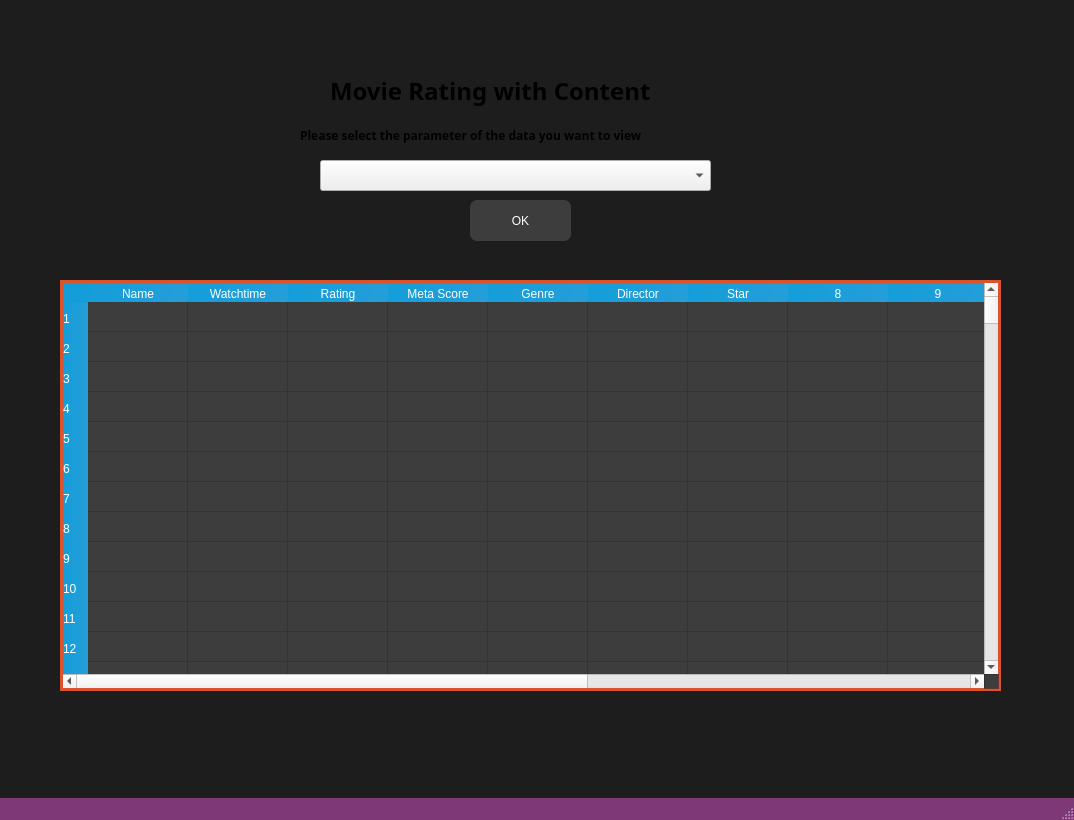
<?xml version="1.0" encoding="UTF-8"?>
<ui version="4.0">
 <class>MainWindow</class>
 <widget class="QMainWindow" name="MainWindow">
  <property name="geometry">
   <rect>
    <x>0</x>
    <y>0</y>
    <width>1074</width>
    <height>820</height>
   </rect>
  </property>
  <property name="windowTitle">
   <string>MainWindow</string>
  </property>
  <property name="styleSheet">
   <string notr="true">QMainWindow{
background-color:#1d1d1d;
}

QMenuBar{
background-color:#1d1d1d;
padding:5px;
	font: 12pt &quot;MS Shell Dlg 2&quot;;
}

QMenuBar::item{
background-color:#1d1d1d;
color:#fff;
padding:5px;

}

QMenu{
color:#fff;
padding:0;
}

QMenu::item:selected{
color:#fff;
background-color:#00aba9;
}

QTableWidget{
background-color:#3d3d3d;
color:#fff;
  selection-background-color: #da532c;
border:solid;
border-width:3px;
border-color:#da532c;
}
QHeaderView::section{
background-color:qlineargradient(spread:pad, x1:0, y1:0, x2:1, y2:0, stop:0 rgba(20, 158, 217, 255), stop:1 rgba(36, 158, 217, 255));
border:none;
border-top-style:solid;
border-width:1px;
border-top-color:qlineargradient(spread:pad, x1:0, y1:0, x2:1, y2:0, stop:0 rgba(20, 158, 217, 255), stop:1 rgba(36, 158, 217, 255));
color:#fff;

}
QHeaderView{
background-color:qlineargradient(spread:pad, x1:0, y1:0, x2:1, y2:0, stop:0 rgba(20, 158, 217, 255), stop:1 rgba(36, 158, 217, 255));

border:none;
border-top-style:solid;
border-width:1px;
border-top-color:#149ED9;
color:#fff;
	font: 75 12pt &quot;Calibri&quot;;
}

QTableCornerButton::section{
border:none;
background-color:#149ED9;
}

QListWidget{
background-color:#3d3d3d;
color:#fff;
}

QMenu{
background-color:#3d3d3d;
}
QStatusBar{
background-color:#7e3878;
color:#fff;
}

QPushButton{
border-style:solid;

background-color:#3d3d3d;
color:#fff;
border-radius:7px;
}
QPushButton:hover{
color:#ccc;
	background-color: qlineargradient(spread:pad, x1:0.517, y1:0, x2:0.517, y2:1, stop:0 rgba(45, 45, 45, 255), stop:0.505682 rgba(45, 45, 45, 255), stop:1 rgba(29, 29, 29, 255));
	border-color:#2d89ef;
border-width:2px;
}

QPushButton:pressed{
background-color: qlineargradient(spread:pad, x1:0.517, y1:0, x2:0.517, y2:1, stop:0 rgba(29, 29, 29, 255), stop:0.505682 rgba(45, 45, 45, 255), stop:1 rgba(29, 29, 29, 255));
}


QTabWidget::tab{
background-color:#3d3d3d;
}

QLineEdit{
border-radius:0;
}

QProgressBar{
border-radius:0;
text-align:center;
color:#fff;
background-color:transparent;
border: 2px solid #e3a21a;
border-radius:7px;
	font: 75 12pt &quot;Open Sans&quot;;

}

QProgressBar::chunk{
background-color:#2d89ef;
width:20px;
}</string>
  </property>
  <widget class="QWidget" name="centralwidget">
   <widget class="QLabel" name="label">
    <property name="geometry">
     <rect>
      <x>330</x>
      <y>60</y>
      <width>421</width>
      <height>41</height>
     </rect>
    </property>
    <property name="font">
     <font>
      <family>Yu Gothic UI Semibold</family>
      <pointsize>18</pointsize>
      <weight>75</weight>
      <bold>true</bold>
     </font>
    </property>
    <property name="text">
     <string>Movie Rating with Content</string>
    </property>
   </widget>
   <widget class="QLabel" name="label_2">
    <property name="geometry">
     <rect>
      <x>300</x>
      <y>110</y>
      <width>511</width>
      <height>31</height>
     </rect>
    </property>
    <property name="font">
     <font>
      <family>Yu Gothic</family>
      <pointsize>9</pointsize>
      <weight>75</weight>
      <italic>false</italic>
      <bold>true</bold>
     </font>
    </property>
    <property name="text">
     <string>Please select the parameter of the data you want to view</string>
    </property>
   </widget>
   <widget class="QComboBox" name="comboBox">
    <property name="geometry">
     <rect>
      <x>320</x>
      <y>150</y>
      <width>391</width>
      <height>31</height>
     </rect>
    </property>
   </widget>
   <widget class="QPushButton" name="pushButton">
    <property name="geometry">
     <rect>
      <x>470</x>
      <y>190</y>
      <width>101</width>
      <height>41</height>
     </rect>
    </property>
    <property name="text">
     <string>OK</string>
    </property>
   </widget>
   <widget class="QTableWidget" name="tableWidget">
    <property name="geometry">
     <rect>
      <x>60</x>
      <y>270</y>
      <width>941</width>
      <height>411</height>
     </rect>
    </property>
    <property name="rowCount">
     <number>250</number>
    </property>
    <property name="columnCount">
     <number>14</number>
    </property>
    <row/>
    <row/>
    <row/>
    <row/>
    <row/>
    <row/>
    <row/>
    <row/>
    <row/>
    <row/>
    <row/>
    <row/>
    <row/>
    <row/>
    <row/>
    <row/>
    <row/>
    <row/>
    <row/>
    <row/>
    <row/>
    <row/>
    <row/>
    <row/>
    <row/>
    <row/>
    <row/>
    <row/>
    <row/>
    <row/>
    <row/>
    <row/>
    <row/>
    <row/>
    <row/>
    <row/>
    <row/>
    <row/>
    <row/>
    <row/>
    <row/>
    <row/>
    <row/>
    <row/>
    <row/>
    <row/>
    <row/>
    <row/>
    <row/>
    <row/>
    <row/>
    <row/>
    <row/>
    <row/>
    <row/>
    <row/>
    <row/>
    <row/>
    <row/>
    <row/>
    <row/>
    <row/>
    <row/>
    <row/>
    <row/>
    <row/>
    <row/>
    <row/>
    <row/>
    <row/>
    <row/>
    <row/>
    <row/>
    <row/>
    <row/>
    <row/>
    <row/>
    <row/>
    <row/>
    <row/>
    <row/>
    <row/>
    <row/>
    <row/>
    <row/>
    <row/>
    <row/>
    <row/>
    <row/>
    <row/>
    <row/>
    <row/>
    <row/>
    <row/>
    <row/>
    <row/>
    <row/>
    <row/>
    <row/>
    <row/>
    <row/>
    <row/>
    <row/>
    <row/>
    <row/>
    <row/>
    <row/>
    <row/>
    <row/>
    <row/>
    <row/>
    <row/>
    <row/>
    <row/>
    <row/>
    <row/>
    <row/>
    <row/>
    <row/>
    <row/>
    <row/>
    <row/>
    <row/>
    <row/>
    <row/>
    <row/>
    <row/>
    <row/>
    <row/>
    <row/>
    <row/>
    <row/>
    <row/>
    <row/>
    <row/>
    <row/>
    <row/>
    <row/>
    <row/>
    <row/>
    <row/>
    <row/>
    <row/>
    <row/>
    <row/>
    <row/>
    <row/>
    <row/>
    <row/>
    <row/>
    <row/>
    <row/>
    <row/>
    <row/>
    <row/>
    <row/>
    <row/>
    <row/>
    <row/>
    <row/>
    <row/>
    <row/>
    <row/>
    <row/>
    <row/>
    <row/>
    <row/>
    <row/>
    <row/>
    <row/>
    <row/>
    <row/>
    <row/>
    <row/>
    <row/>
    <row/>
    <row/>
    <row/>
    <row/>
    <row/>
    <row/>
    <row/>
    <row/>
    <row/>
    <row/>
    <row/>
    <row/>
    <row/>
    <row/>
    <row/>
    <row/>
    <row/>
    <row/>
    <row/>
    <row/>
    <row/>
    <row/>
    <row/>
    <row/>
    <row/>
    <row/>
    <row/>
    <row/>
    <row/>
    <row/>
    <row/>
    <row/>
    <row/>
    <row/>
    <row/>
    <row/>
    <row/>
    <row/>
    <row/>
    <row/>
    <row/>
    <row/>
    <row/>
    <row/>
    <row/>
    <row/>
    <row/>
    <row/>
    <row/>
    <row/>
    <row/>
    <row/>
    <row/>
    <row/>
    <row/>
    <row/>
    <row/>
    <row/>
    <row/>
    <row/>
    <row/>
    <row/>
    <row/>
    <row/>
    <row/>
    <row/>
    <row/>
    <row/>
    <row/>
    <row/>
    <row/>
    <row/>
    <row/>
    <row/>
    <row/>
    <column>
     <property name="text">
      <string>Name</string>
     </property>
    </column>
    <column>
     <property name="text">
      <string>Watchtime</string>
     </property>
    </column>
    <column>
     <property name="text">
      <string>Rating</string>
     </property>
    </column>
    <column>
     <property name="text">
      <string>Meta Score</string>
     </property>
    </column>
    <column>
     <property name="text">
      <string>Genre</string>
     </property>
    </column>
    <column>
     <property name="text">
      <string>Director</string>
     </property>
    </column>
    <column>
     <property name="text">
      <string>Star</string>
     </property>
    </column>
    <column/>
    <column/>
    <column/>
    <column/>
    <column/>
    <column/>
    <column/>
   </widget>
  </widget>
  <widget class="QMenuBar" name="menubar">
   <property name="geometry">
    <rect>
     <x>0</x>
     <y>0</y>
     <width>1074</width>
     <height>45</height>
    </rect>
   </property>
  </widget>
  <widget class="QStatusBar" name="statusbar"/>
 </widget>
 <resources/>
 <connections/>
</ui>
